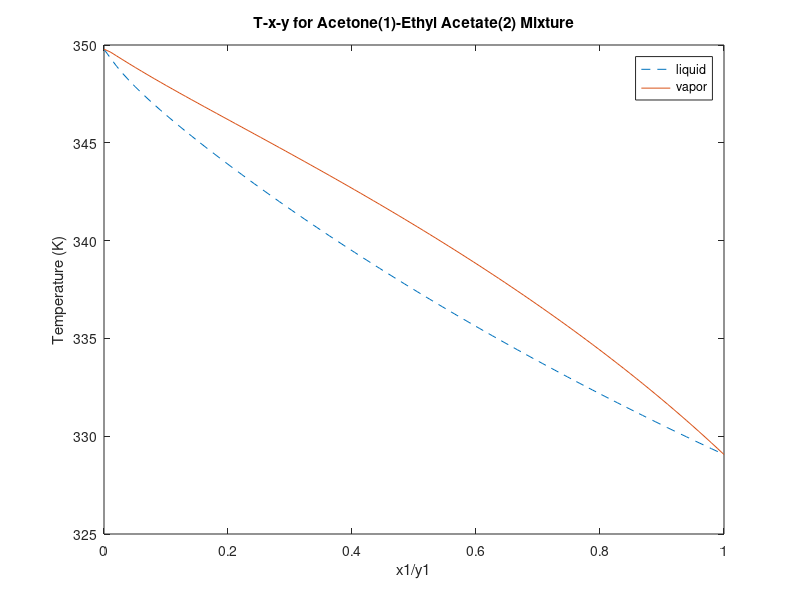
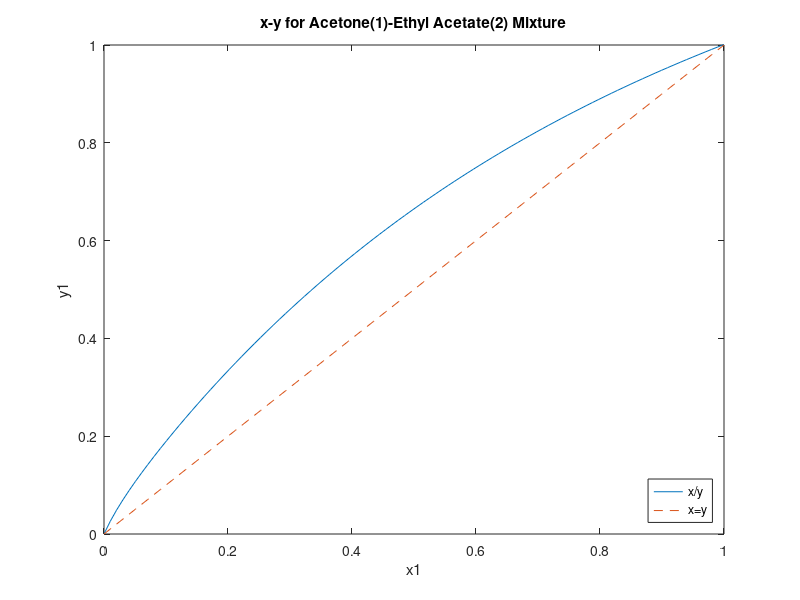
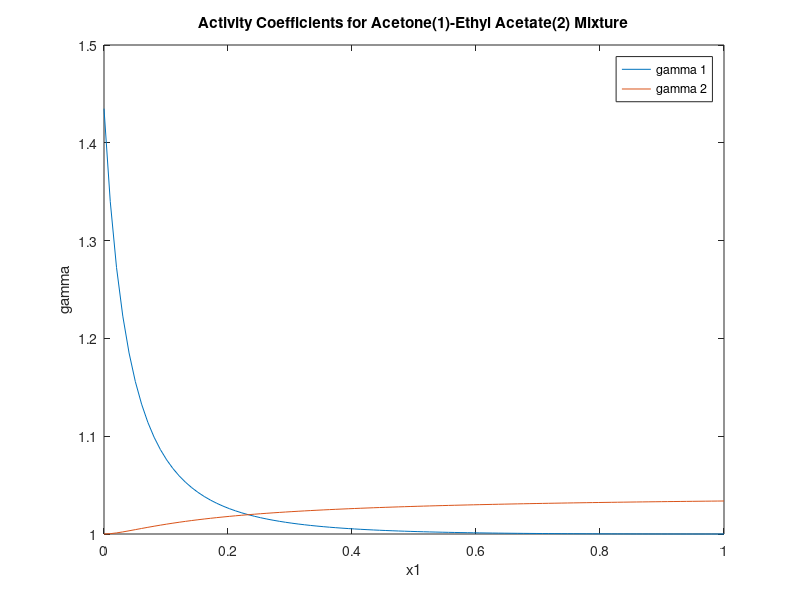

Reproduce these figures in MATLAB, in order. (Note: this script raises an error after producing the figures.)
clear all;
clc;

%x and y values
x_a = linspace(0,1);
T_vap = [298];
T_liq = [298];


%acetone properties - component 1
A_A = 4.42448;
A_B = 1312.253;
A_C = -32.445;

%ethyl acetate properties - component 2
E_A = 4.22809;
E_B = 1245.702;
E_C = -55.189;

%Van laar parameters
A12 = 0.3611; %obtained from gamma infinity acetone (in ethyl acetate)
A21 = 0.0332; %obtained from gamma infinity ethyl acetate (in acetone)

%Gamma values
G1 = exp(A12.*(A21.*(1-x_a)./(A12.*x_a+A21.*(1-x_a))).^2);
G2 = exp(A21.*(A12.*(x_a)./(A12.*x_a+A21.*(1-x_a))).^2);

%system properties
P = 1; %1 atm
T = 298;
%index the x vals
for x=1:length(x_a)
     % temperature guess
     i = length(T)-1;
    while(1)
        i = i+1;
        %disp(i);
        P_vap_A = 10^(A_A-(A_B/(A_C+T)));
        P_vap_E = 10^(E_A-(E_B/(E_C+T)));
        g1 = exp(A12*(A21*(1-x_a(x))/(A12*x_a(x)+A21*(1-x_a(x))))^2);
        g2 = exp(A21*(A12*(x_a(x))/(A12*x_a(x)+A21*(1-x_a(x))))^2);
        y_ace = x_a(x)*g1*P_vap_A/P;
        y_e = (1-x_a(x))*g2*P_vap_E/P;
        sum_y = y_ace+y_e;
        if sum_y>1.1
            T = T-0.1;
        elseif sum_y<0.9
            T = T+0.1;
        elseif sum_y>1.01
            T = T-0.01;
        elseif sum_y<0.99
            T = T + 0.01;
        elseif sum_y<0.999
            T = T + 0.001;
        elseif sum_y>1.001
            T = T-0.001;
        else
            T_vap(x) = T;
            y_a(x) = y_ace;
            T = T;
            break;
        end
    end
end


T = 298;
i = length(T)-1;
%index the x vals
for x=1:length(x_a)
    i = length(T)-1;
    while(1)
        i=i+1;
        %disp(i)
        P_vap_A = 10^(A_A-(A_B/(A_C+T)));
        P_vap_E = 10^(E_A-(E_B/(E_C+T)));
        g1 = exp(A12*(A21*(1-x_a(x))/(A12*x_a(x)+A21*(1-x_a(x))))^2);
        g2 = exp(A21*(A12*(x_a(x))/(A12*x_a(x)+A21*(1-x_a(x))))^2);
        x_ace = x_a(x)*P/g1/P_vap_A; %x_a(x) = vapor mol fraction
        x_e = (1-x_a(x))*P/g2/P_vap_E;
        sum_x = x_ace+x_e;
        if sum_x> 1.1
           T = T+0.1;
        elseif sum_x< 0.9
           T = T-0.1;
        elseif sum_x>1.01
            T = T+0.01;
        elseif sum_x<0.99
            T = T-0.01;
        elseif sum_x>1.001
            T = T+0.001;
        elseif sum_x<0.999
            T = T-0.001;
        else
            T_liq(x) = T;
            T = T+50;
            break;
        end
    end
end

figure()
plot(x_a,T_vap,'--')
hold on
plot(x_a,T_liq)

title('T-x-y for Acetone(1)-Ethyl Acetate(2) Mixture')
xlabel('x1/y1')
ylabel('Temperature (K)')
legend('liquid','vapor')

figure()
plot(x_a,y_a)
hold on
plot (x_a,x_a,'--')
xlabel('x1')
ylabel('y1')
title('x-y for Acetone(1)-Ethyl Acetate(2) Mixture')
legend('x/y','x=y','Location','southeast')
axis([0 1 0 1])

figure()
plot(x_a,G1)
hold on
plot(x_a,G2)
xlabel('x1')
ylabel('gamma')
title('Activity Coefficients for Acetone(1)-Ethyl Acetate(2) Mixture')
legend('gamma 1','gamma 2','Location','northeast')
axis([0 1 1 1.5])
            
Y = array2table(x_a')
Z = table(T_liq')
sprintf('%10.4f',T_liq)           
    
    
    
    
    